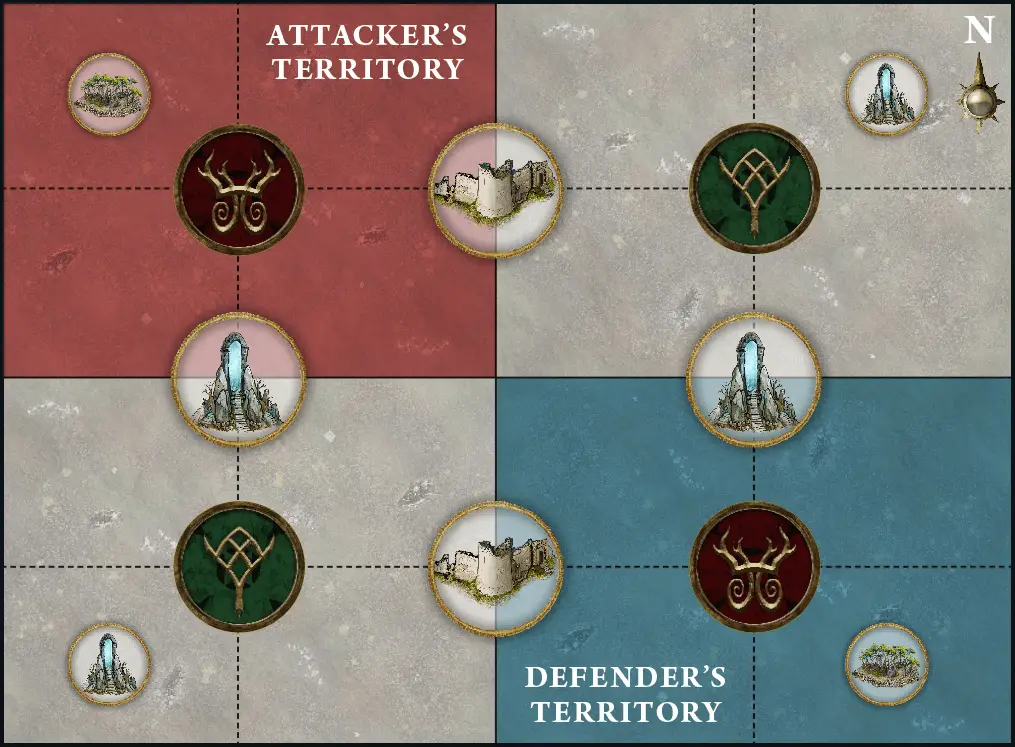
#> input picture assets/battle-plans/aos-passing-seasons.png, 1015 x 747 px, found by its file name
$ python deep_image_analysis.py
#> lines starting #> are read from the running program, lines starting #| are printed output that depends on the picture; after the words box and inside, x2 and y2 are one past the last pixel; in counts of white or black regions, pixels touching at a corner belong together
"""
Deep analysis of Wahapedia image structure to understand objective markers.
Will analyze shapes, patterns, and spatial distribution.
"""
from PIL import Image, ImageDraw
import numpy as np
from scipy import ndimage
from pathlib import Path

image_path = Path("assets/battle-plans/aos-passing-seasons.png")
img = Image.open(image_path)
#> img is the input picture: PIL image 1015x747 RGB; mean R, G, B 134.5, 125.8, 121
img_array = np.array(img)

print(f"Image: {image_path.name}")
print(f"Expected: 4 objectives for Passing Seasons")
print(f"Description: 2 Gnarlroot + 2 Oakenbrow objectives")
print(f"Locations: 24\" and 48\" from long edge, 12\" from center")
print()

height, width = img_array.shape[:2]
print(f"Image dimensions: {width}x{height} pixels")
#| Image dimensions: 1015x747 pixels
print(f"Battlefield: 60\" x 44\" inches")
print(f"Scale: {width/60:.1f} pixels per inch width, {height/44:.1f} pixels per inch height")
#| Scale: 16.9 pixels per inch width, 17.0 pixels per inch height
print()

# Convert to RGB
if len(img_array.shape) == 2:
    img_array = np.stack([img_array] * 3, axis=-1)
elif img_array.shape[2] == 4:
    img_array = img_array[:, :, :3]

r = img_array[:, :, 0]
g = img_array[:, :, 1]
b = img_array[:, :, 2]
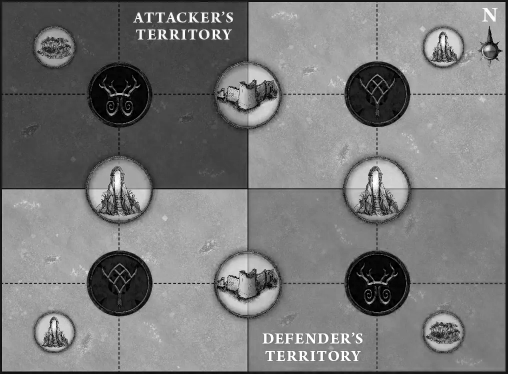
#> b: shape (747, 1015) (shown at 1/2 size); min 0, max 255, mean 121

# Expected objective locations based on description
# Objectives at 24" from long edge = 24" from bottom = y=24"
# Objectives at 48" from long edge = 48" from bottom = y=48" (but battlefield is 44" tall, so this is wrong)
# Actually, "from long edge" likely means distance from one of the 60" edges
# Let's assume objectives are at y=12" and y=32" (symmetric around 22" center)
# And at x=12" from center = x=18" and x=42" (30" +/- 12")

expected_positions = [
    (18, 12, "Gnarlroot 1"),
    (42, 12, "Oakenbrow 1"),
    (18, 32, "Gnarlroot 2"),
    (42, 32, "Oakenbrow 2"),
]

print("Expected objective positions (inches):")
for x, y, name in expected_positions:
    px = int(x * width / 60)
    py = int((44 - y) * height / 44)  # Flip Y
    print(f"  {name}: ({x}\", {y}\") → pixel ({px}, {py})")
print()

# Sample pixels at expected locations
print("Sampling colors at expected objective locations:")
for x, y, name in expected_positions:
    px = int(x * width / 60)
    py = int((44 - y) * height / 44)  # Flip Y

    # Sample 10x10 region around expected center
    x1, x2 = max(0, px-5), min(width, px+5)
    y1, y2 = max(0, py-5), min(height, py+5)

    region = img_array[y1:y2, x1:x2]
    avg_r = np.mean(region[:,:,0])
    avg_g = np.mean(region[:,:,1])
    avg_b = np.mean(region[:,:,2])

    print(f"  {name}: RGB({avg_r:.0f}, {avg_g:.0f}, {avg_b:.0f}) = #{int(avg_r):02x}{int(avg_g):02x}{int(avg_b):02x}")
#> this loop made 4 passes
#> (avg_r, avg_g, avg_b) on passes 1 to 4: (165, 159.8, 144.1), (48.69, 13.72, 8.62), (125.6, 73.17, 55.47), (25.11, 58.08, 30.94)
#> (printed output is left out)

print()
print("="*70)
print("Looking for circular patterns (objectives are typically circular):")
print("="*70)

# Try to detect edges and circles
from scipy.ndimage import sobel

# Convert to grayscale
gray = np.mean(img_array, axis=2)

# Edge detection
edge_x = sobel(gray, axis=1)
edge_y = sobel(gray, axis=0)
edges = np.hypot(edge_x, edge_y)
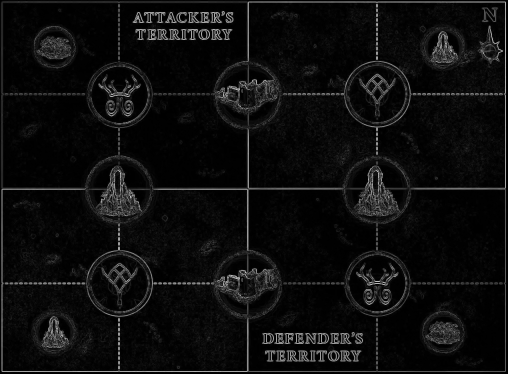
#> edges: shape (747, 1015) float64 (shown at 1/2 size); min 0, max 920.5, mean 50.5; drawn with min black and max white

# Threshold edges
edge_threshold = np.percentile(edges, 90)  # Top 10% of edges
#> edge_threshold = 123.9
strong_edges = edges > edge_threshold
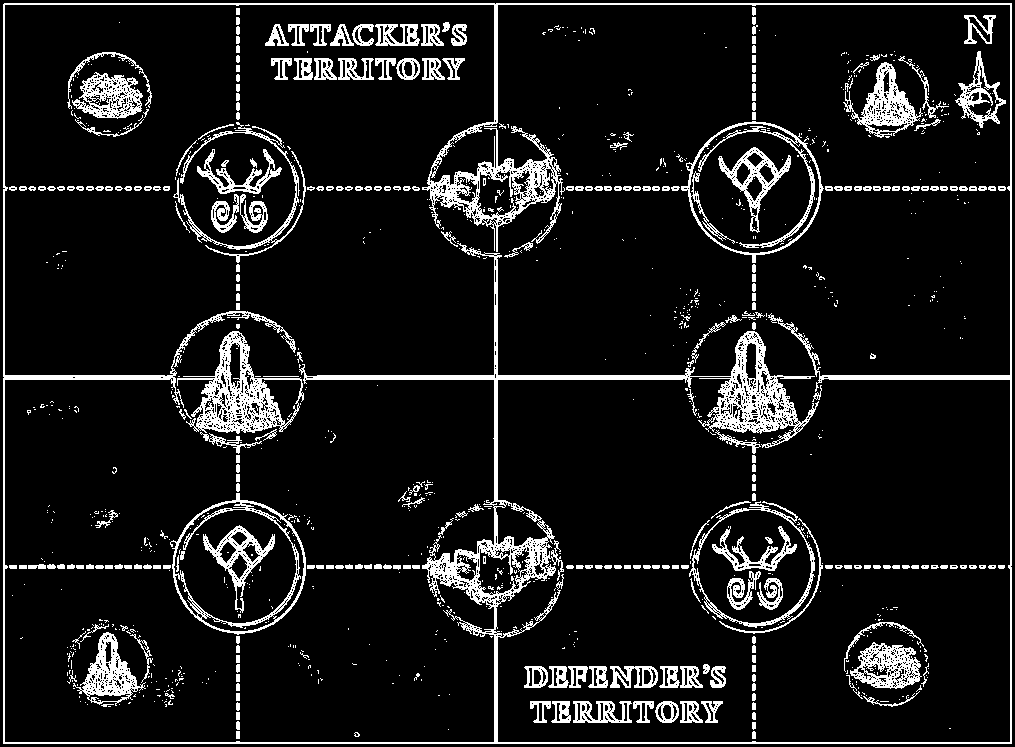
#> strong_edges: shape (747, 1015) bool; 10% white; 1042 white regions (743 under 20 px), largest, box (x1, y1, x2, y2) and area: (3, 3, 1012, 744) 27101, (177, 331, 304, 434) 4117, (681, 121, 824, 263) 2312

print(f"Strong edges detected: {np.sum(strong_edges)} pixels")
#| Strong edges detected: 75821 pixels

# Find circular regions by looking for compact edge clusters
labeled_edges, num_edge_regions = ndimage.label(strong_edges)
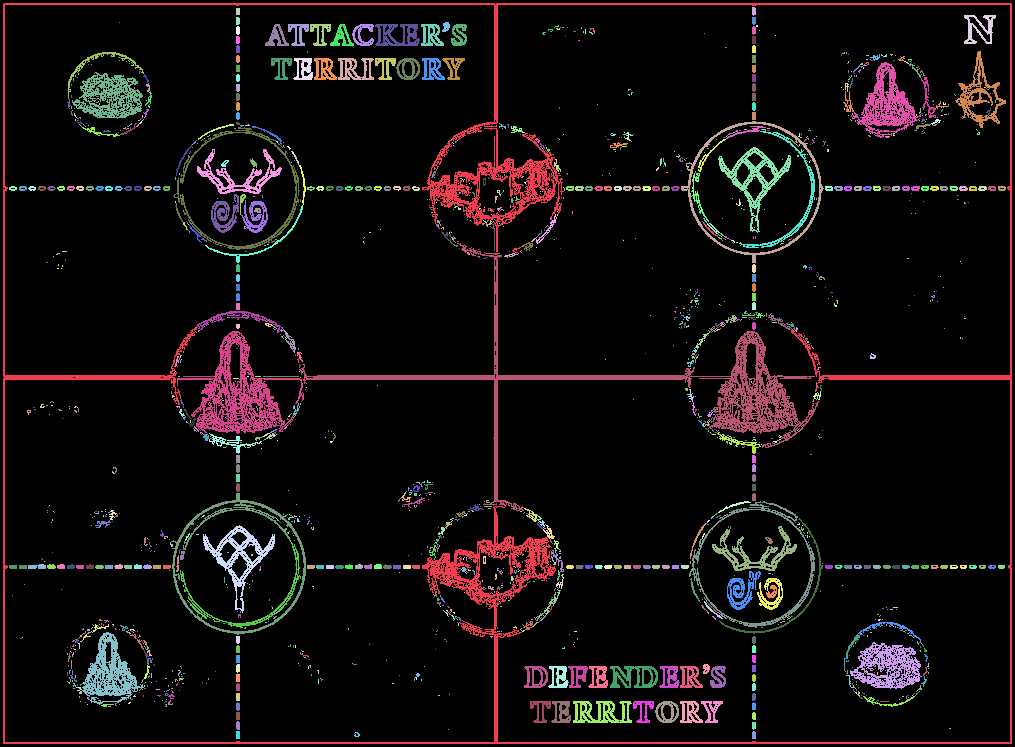
#> labeled_edges: shape (747, 1015) int32; 2125 distinct labels, from 0 to 2124; one colour per label, 0 black
#> num_edge_regions = 2124
print(f"Edge regions: {num_edge_regions}")
#| Edge regions: 2124

# Analyze compactness (circles have high area-to-perimeter ratio)
circular_candidates = []
for i in range(1, min(num_edge_regions + 1, 500)):  # Limit to first 500
    region_mask = (labeled_edges == i)
    area = np.sum(region_mask)

    if area < 10 or area > 5000:  # Filter by size
        continue

    y_coords, x_coords = np.where(region_mask)

    # Calculate bounding box
    x_min, x_max = x_coords.min(), x_coords.max()
    y_min, y_max = y_coords.min(), y_coords.max()

    width_px = x_max - x_min
    height_px = y_max - y_min

    # Circles have similar width and height
    aspect_ratio = min(width_px, height_px) / max(width_px, height_px + 0.01)

    if aspect_ratio > 0.7:  # Relatively square/circular
        center_x = (x_min + x_max) / 2
        center_y = (y_min + y_max) / 2

        circular_candidates.append({
            'center': (center_x, center_y),
            'size': area,
            'aspect': aspect_ratio,
            'dims': (width_px, height_px)
        })
#> this loop made 499 passes
#> (area, x_min, x_max, y_min, y_max, width_px, height_px, aspect_ratio) on passes 4, 8, 9, 10, 11, 12, 13, 15: (388, 964, 995, 15, 43, 31, 28, 0.903), (56, 442, 449, 22, 31, 7, 9, 0.777), (239, 265, 288, 24, 45, 23, 21, 0.913), (221, 288, 308, 24, 45, 20, 21, 0.952), (209, 310, 330, 24, 45, 20, 21, 0.952), (234, 330, 353, 24, 45, 23, 21, 0.913), (231, 352, 373, 24, 45, 21, 21, 1), (291, 421, 443, 24, 45, 22, 21, 0.955)
#> region_mask: shape (747, 1015) bool; 0% white in thin lines or dots, all inside (x1, y1, x2, y2) = (316, 186, 324, 191)
#> after the loop, circular_candidates = 29 items

print(f"Circular candidates (aspect ratio > 0.7): {len(circular_candidates)}")
#| Circular candidates (aspect ratio > 0.7): 29

# Sort by size and show top candidates
circular_candidates.sort(key=lambda x: x['size'], reverse=True)
print("\nTop 20 circular candidates:")
for i, cand in enumerate(circular_candidates[:20]):
    cx, cy = cand['center']
    # Convert to battlefield coordinates
    bf_x = (cx / width) * 60
    bf_y = ((height - cy) / height) * 44
    print(f"  {i+1}. Center: ({bf_x:.1f}\", {bf_y:.1f}\"), Size: {cand['size']} px, Aspect: {cand['aspect']:.2f}")
#> this loop made 20 passes
#> (cx, cy, bf_x, bf_y) on passes 1 to 8: (886, 99.5, 52.37, 38.14), (754, 189.5, 44.57, 32.84), (752, 191.5, 44.45, 32.72), (236, 188, 13.95, 32.93), (979.5, 29, 57.9, 42.29), (325, 68.5, 19.21, 39.97), (432, 34.5, 25.54, 41.97), (433, 68.5, 25.6, 39.97)
#> (printed output is left out)

# Create visualization
print(f"\nCreating visualization...")
vis_img = img.copy()
draw = ImageDraw.Draw(vis_img)

# Mark expected positions
for x, y, name in expected_positions:
    px = int(x * width / 60)
    py = int((44 - y) * height / 44)
    draw.ellipse([px-10, py-10, px+10, py+10], outline='blue', width=3)
    draw.text((px+15, py), name, fill='blue')

# Mark detected circular candidates (top 10)
for i, cand in enumerate(circular_candidates[:10]):
    cx, cy = cand['center']
    size = min(cand['size'] / 5, 30)
    draw.ellipse([cx-size, cy-size, cx+size, cy+size], outline='red', width=2)
#> this loop made 10 passes
#> (cx, cy) on passes 1 to 8: (886, 99.5), (754, 189.5), (752, 191.5), (236, 188), (979.5, 29), (325, 68.5), (432, 34.5), (433, 68.5)

output_path = "assets/battle-plans-matplotlib/passing-seasons-deep-analysis.png"
vis_img.save(output_path)
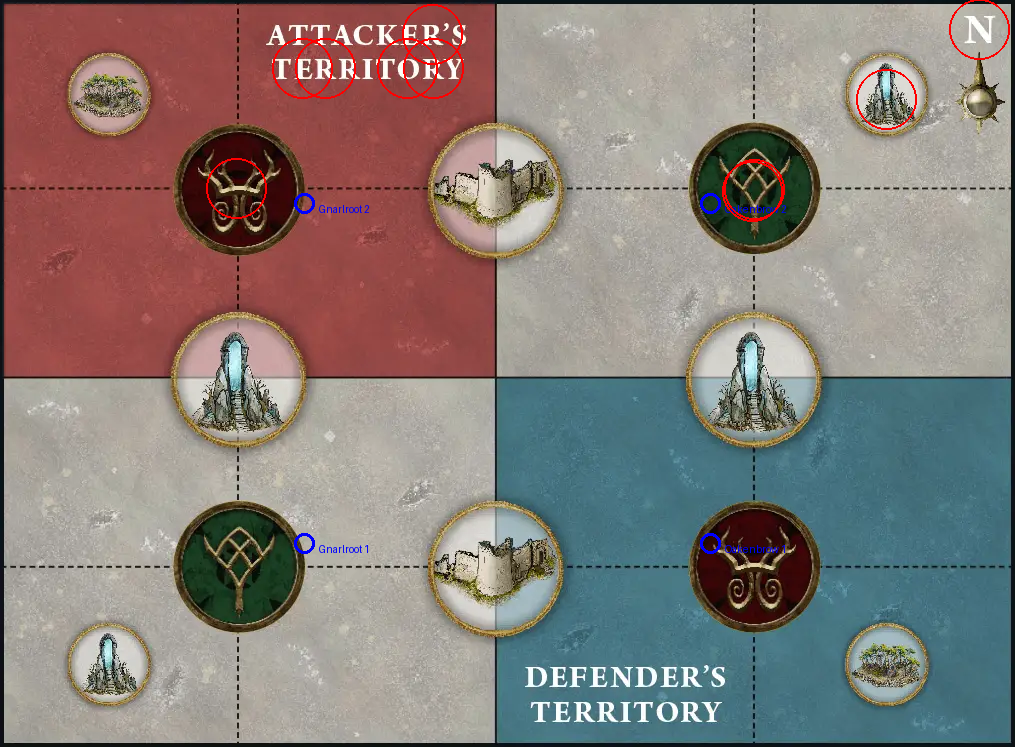
#> saved as passing-seasons-deep-analysis.png: PIL image 1015x747 RGB; mean R, G, B 134.9, 125.3, 120.9
print(f"Visualization saved to: {output_path}")
print("Blue circles = expected positions")
print("Red circles = detected circular patterns")

$ run again, with assets/battle-plans/aos-bountiful-equinox.png copied over assets/battle-plans/aos-passing-seasons.png
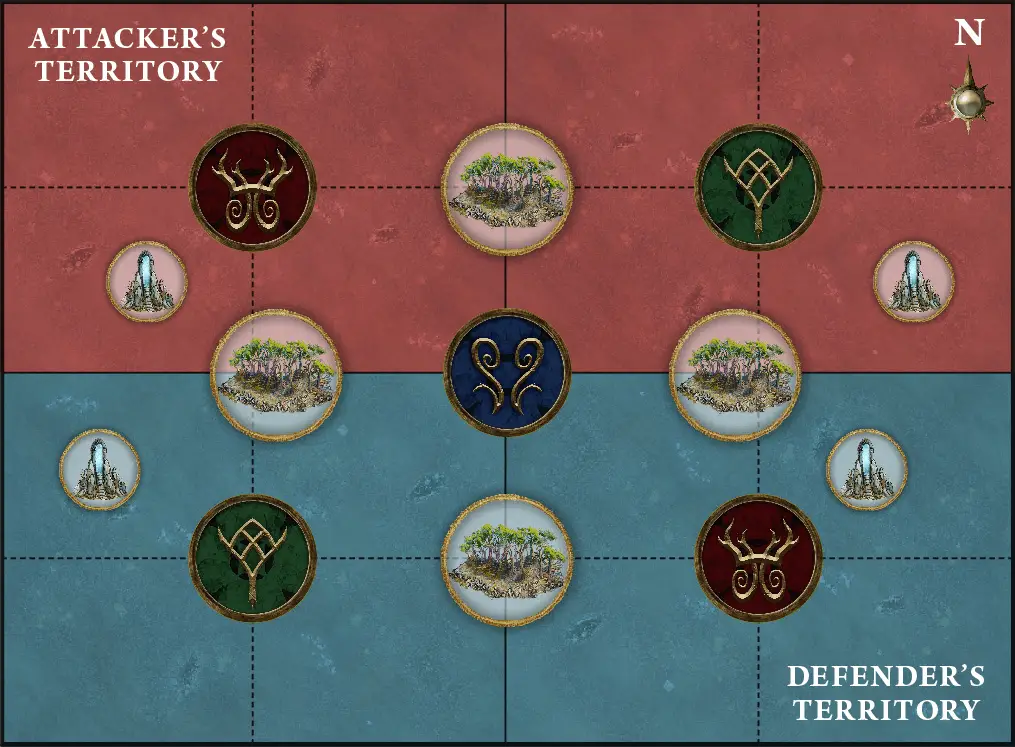
#> input picture assets/battle-plans/aos-bountiful-equinox.png, 1015 x 747 px, found by its file name
#> img is the input picture: PIL image 1015x747 RGB; mean R, G, B 106.4, 93, 93.3
#| Image dimensions: 1015x747 pixels
#| Scale: 16.9 pixels per inch width, 17.0 pixels per inch height
#> the loop `for x, y, name in expected_positions:` made 4 passes
#> (avg_r, avg_g, avg_b) on passes 1 to 4: (44.54, 64.39, 37.98), (51.31, 6.54, 6.74), (68.63, 30.88, 23.45), (23.95, 54.99, 28.05)
#> (printed output is left out)
#> edge_threshold = 129.7
#> strong_edges: shape (747, 1015) bool; 10% white in thin lines or dots
#| Strong edges detected: 75820 pixels
#> `labeled_edges, num_edge_regions = ndimage.label(strong_edges)`:
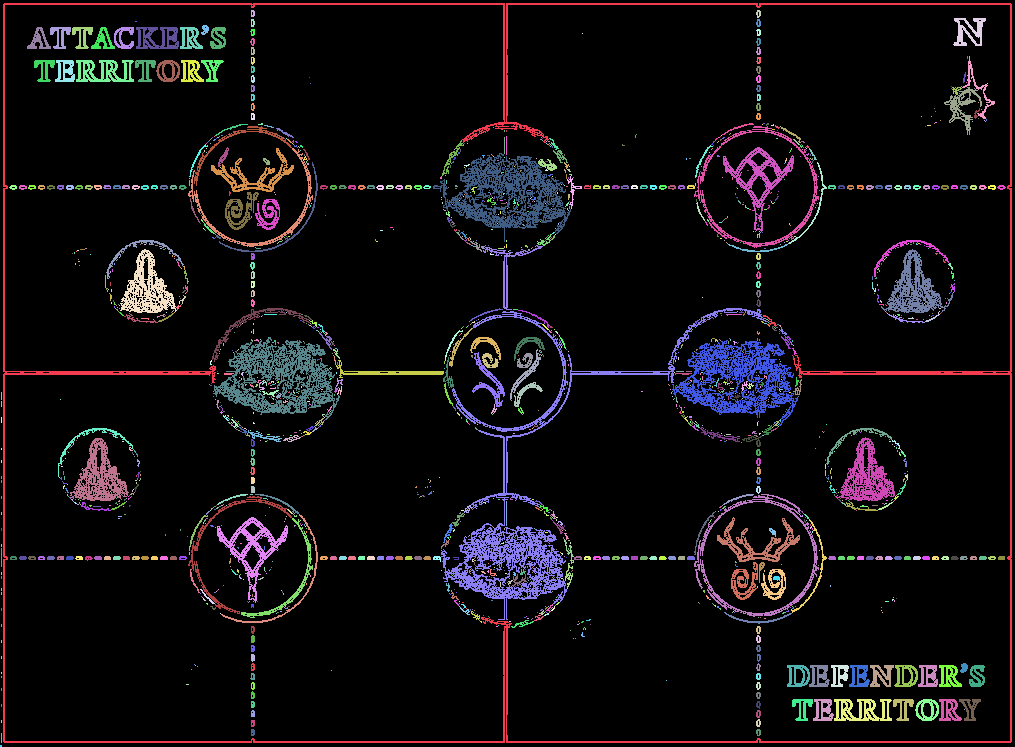
#> labeled_edges: shape (747, 1015) int32; 2016 distinct labels, from 0 to 2015; one colour per label, 0 black
#> num_edge_regions = 2015
#| Edge regions: 2015
#> the loop `for i in range(1, min(num_edge_regions + 1, 500)):` made 499 passes
#> (area, x_min, x_max, y_min, y_max, width_px, height_px, aspect_ratio) on passes 4, 8, 9, 10, 11, 12, 13, 15: (444, 953, 985, 18, 45, 32, 27, 0.844), (53, 201, 208, 25, 34, 7, 9, 0.777), (232, 27, 50, 27, 48, 23, 21, 0.913), (221, 50, 70, 27, 48, 20, 21, 0.952), (221, 72, 92, 27, 48, 20, 21, 0.952), (231, 91, 114, 27, 48, 23, 21, 0.913), (224, 114, 133, 27, 48, 19, 21, 0.904), (291, 180, 202, 27, 48, 22, 21, 0.955)
#> after the loop `for i in range(1, min(num_edge_regions + 1, 500)):`: circular_candidates = 37 items
#| Circular candidates (aspect ratio > 0.7): 37
#> the loop `for i, cand in enumerate(circular_candidates[:20]):` made 20 passes
#> (cx, cy, bf_x, bf_y) on passes 1 to 8: (758, 189, 44.81, 32.87), (756, 186.5, 44.69, 33.01), (250, 197, 14.78, 32.4), (241.5, 210.5, 14.28, 31.6), (962.5, 110.5, 56.9, 37.49), (969, 31.5, 57.28, 42.14), (267, 214, 15.78, 31.39), (191, 37.5, 11.29, 41.79)
#> (printed output is left out)
#> the loop `for i, cand in enumerate(circular_candidates[:10]):` made 10 passes
#> `vis_img.save(output_path)`:
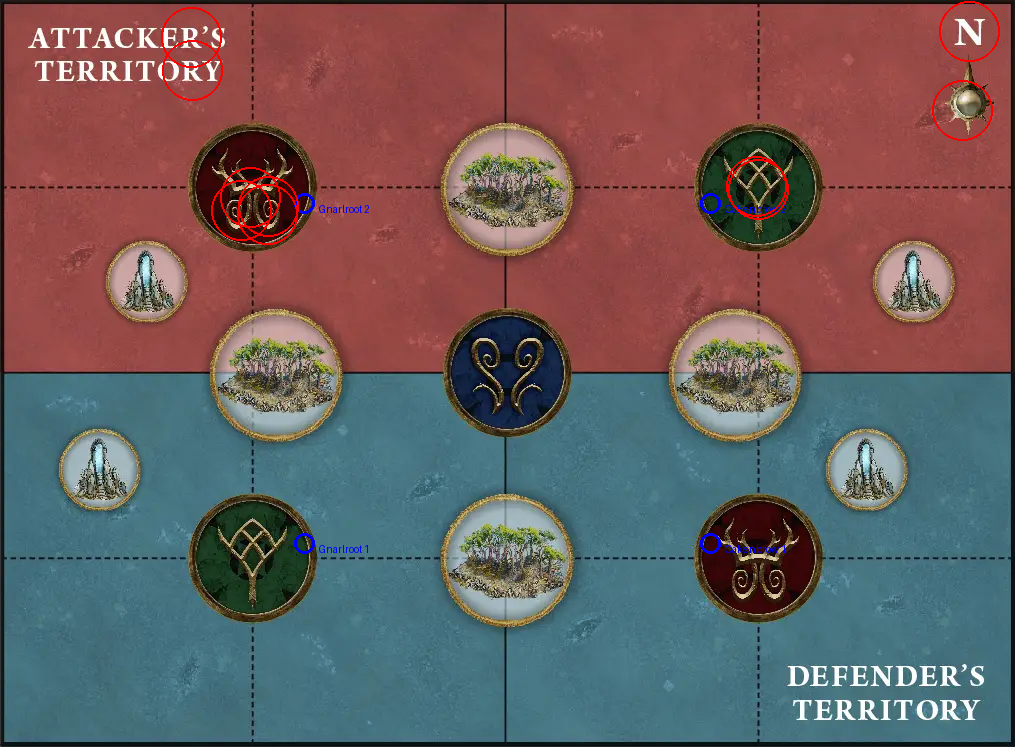
#> saved as passing-seasons-deep-analysis.png: PIL image 1015x747 RGB; mean R, G, B 107, 92.6, 93.4
